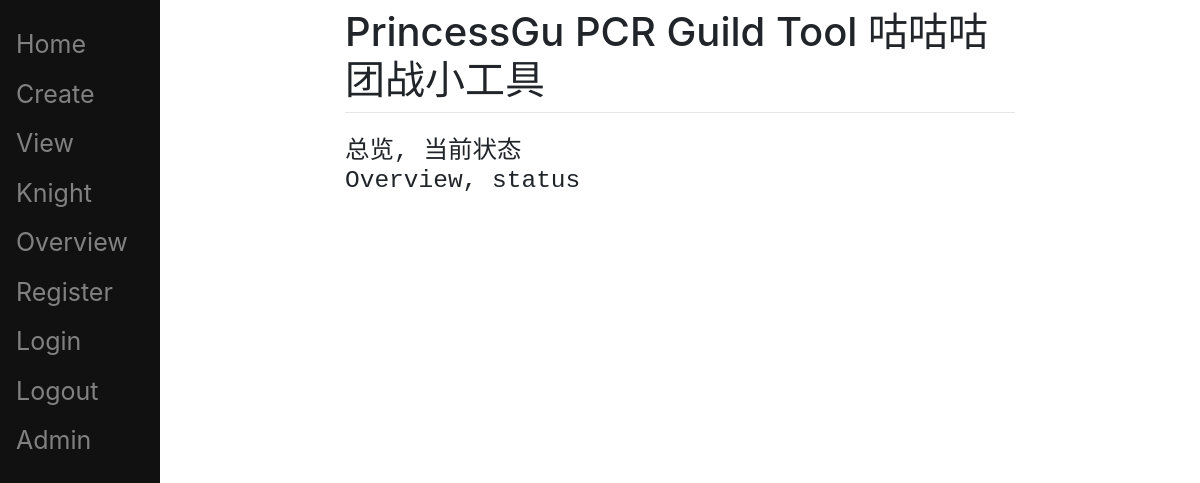
Before: /overview/ with the older database file.
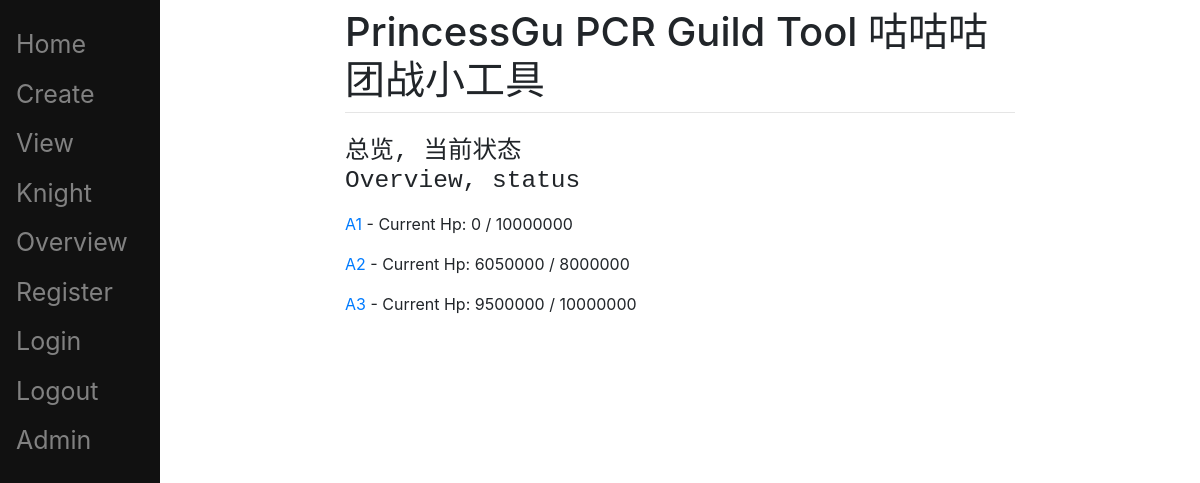
After: the same page with the newer database file.
### main/models.py (models this page shows, shortened)
class ToDoList(models.Model):
    user = models.ForeignKey(User, on_delete=models.CASCADE, related_name="todolist", null=True)
    name = models.CharField(max_length=200)
    required_dmg = models.IntegerField()
    hp = models.IntegerField()
    hp_current = models.IntegerField()

### main/views.py (the view)
# urls.py: path("overview/", views.overview, name="overview"),
def overview(response):
    all_list = ToDoList.objects.all()
    return render(response, "main/overview.html", {"all_list": all_list})

### main/templates/main/overview.html (shortened to what this page needs)
{% extends 'main/base.html' %}
{% block content %}
<h3>
<pre>
总览, 当前状态
Overview, status
</pre>
</h3>
<form method="POST" action="/view/">
    {% for td in all_list %}
        <p><a href="/{{td.id}}">{{td.name}}</a> - Current Hp: {{td.hp_current}} / {{td.hp}}</p>
    {% endfor %}
</form>
{% endblock %}

Changed rows visible on the page:
added ToDoList: name "A1", hp_current "0", hp "10000000"
added ToDoList: name "A2", hp_current "6050000", hp "8000000"
added ToDoList: name "A3", hp_current "9500000", hp "10000000"
